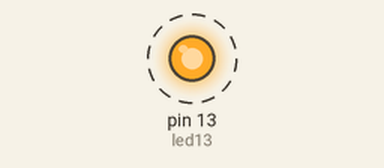
Recording of a sketch running on a simulated Arduino Uno, built with avr-gcc and run on an emulated ATmega328P. Shown: output pins drawn as LEDs (lit = HIGH). Dashed ring = blinking.

Above: at 0.5 s.
Timing chart, 0 to 4.6 s (numbered marks = the images above):
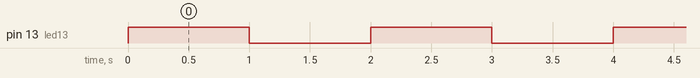

The sketch:

sketch_may17a.ino
```cpp
#define led13 13
int led = 13;


void setup() {
  // put your setup code here, to run once:
  pinMode(led13, OUTPUT);
}

void loop() {
  // put your main code here, to run repeatedly:
  digitalWrite(13, HIGH);
  delay(1000);
  digitalWrite(13, LOW);
  delay(1000);
}
```

Measured:
- by itself, pin 13 (led13): alternates HIGH for 1.0 s and LOW for 1.0 s
